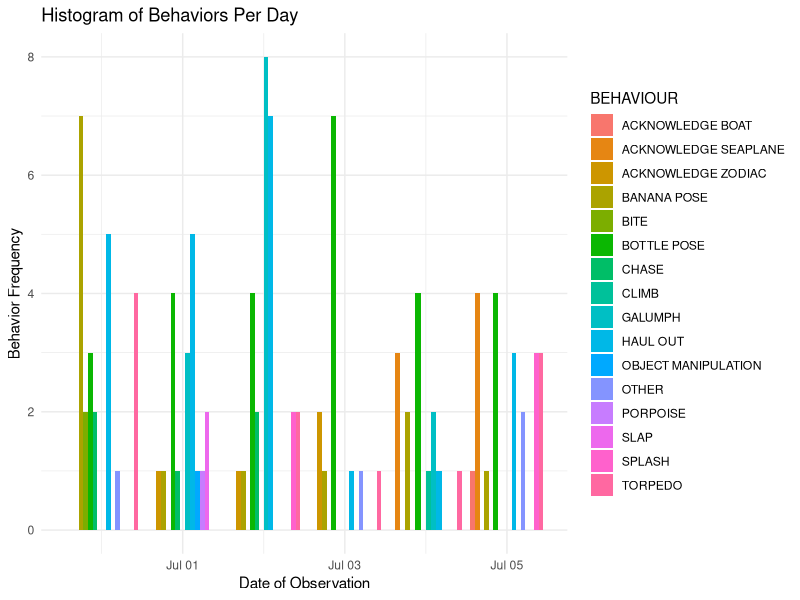
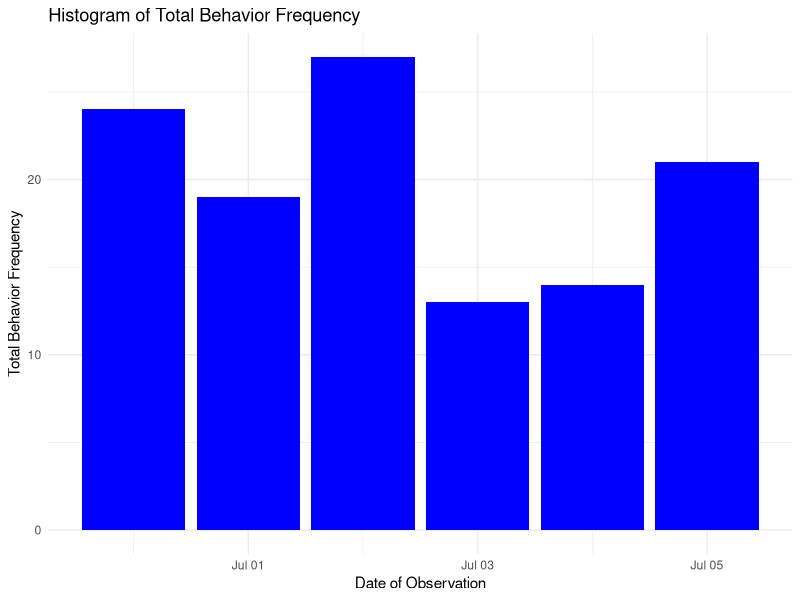
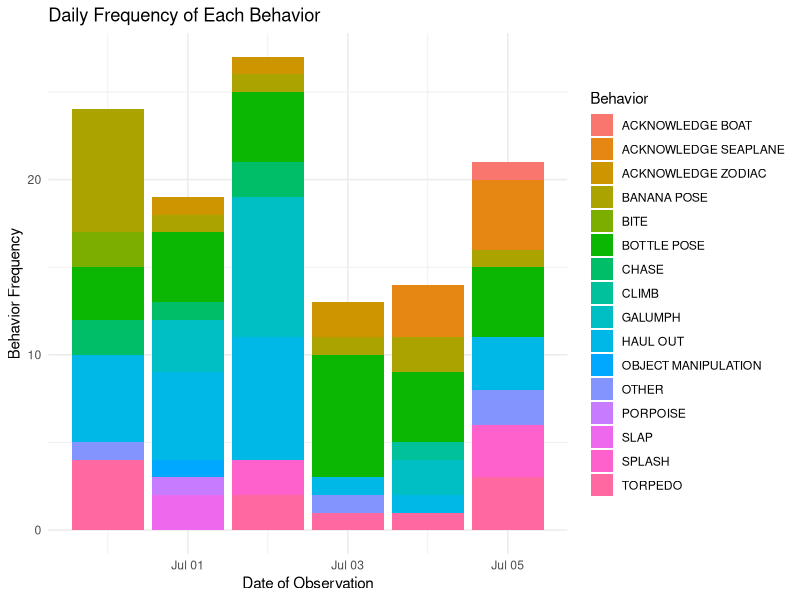
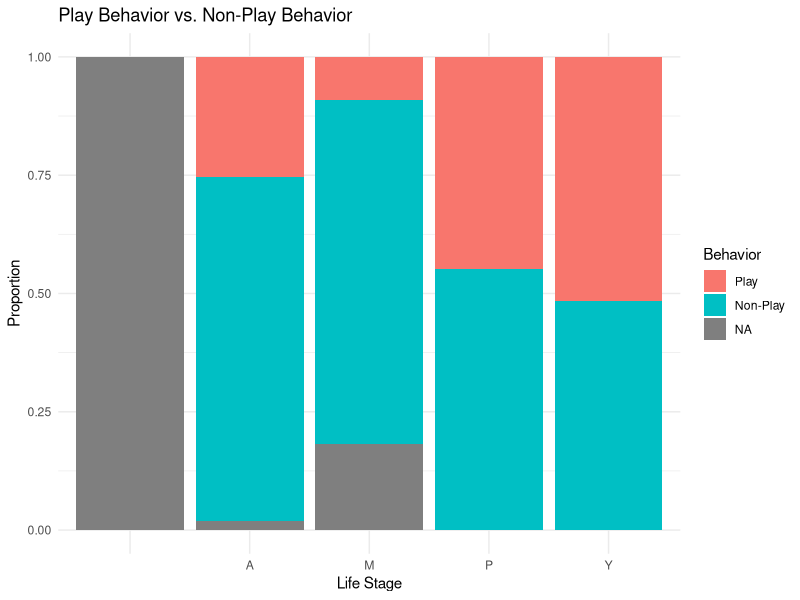

Write R code to recreate these figures, in order.
## ---- chunk 1
knitr::opts_chunk$set(echo = TRUE)
## ---- chunk 2
# Load required packages
#install.packages("ggplot2")
library(ggplot2)

## ---- chunk 3

# Read the data from the CSV file
data <- read.csv("seal.csv")

# Convert the DATE OF OBSERVATION column to Date format
data$DATE.OF.OBSERVATION <- as.Date(data$DATE.OF.OBSERVATION, format = "%m/%d/%Y")

# Calculate the total behavior frequency per day
total_behavior_frequency <- aggregate(OCCURENCE ~ DATE.OF.OBSERVATION, data, sum)

# Plot the histogram of behaviors per day
ggplot(data, aes(x = DATE.OF.OBSERVATION, y = OCCURENCE, fill = BEHAVIOUR)) +
  geom_bar(stat = "identity", position = "dodge") +
  theme_minimal() +
  labs(x = "Date of Observation", y = "Behavior Frequency", title = "Histogram of Behaviors Per Day")

# Plot the histogram of total behavior frequency across all days
ggplot(total_behavior_frequency, aes(x = DATE.OF.OBSERVATION, y = OCCURENCE)) +
  geom_bar(stat = "identity", fill = "blue") +
  theme_minimal() +
  labs(x = "Date of Observation", y = "Total Behavior Frequency", title = "Histogram of Total Behavior Frequency")


## ---- chunk 4

# Convert the DATE OF OBSERVATION column to Date format
data$DATE.OF.OBSERVATION <- as.Date(data$DATE.OF.OBSERVATION, format = "%m/%d/%Y")


# Plot the stacked bar plot for daily frequency of each behavior
ggplot(data, aes(x = DATE.OF.OBSERVATION, y = OCCURENCE, fill = BEHAVIOUR)) +
  geom_bar(stat = "identity") +
  theme_minimal() +
  labs(x = "Date of Observation", y = "Behavior Frequency", title = "Daily Frequency of Each Behavior") +
  scale_fill_discrete(name = "Behavior")

## ---- chunk 5

data<- read.csv("play.csv")

# Create a new column to represent play behavior as a factor
data$Play <- factor(data$Play, levels = c("Y", "N"), labels = c("Play", "Non-Play"))

# Plot the stacked bar plot for play versus non-play behavior
ggplot(data, aes(x = Life_Stage, fill = Play)) +
  geom_bar(position = "fill") +
  theme_minimal() +
  labs(x = "Life Stage", y = "Proportion", title = "Play Behavior vs. Non-Play Behavior") +
  scale_fill_discrete(name = "Behavior")

